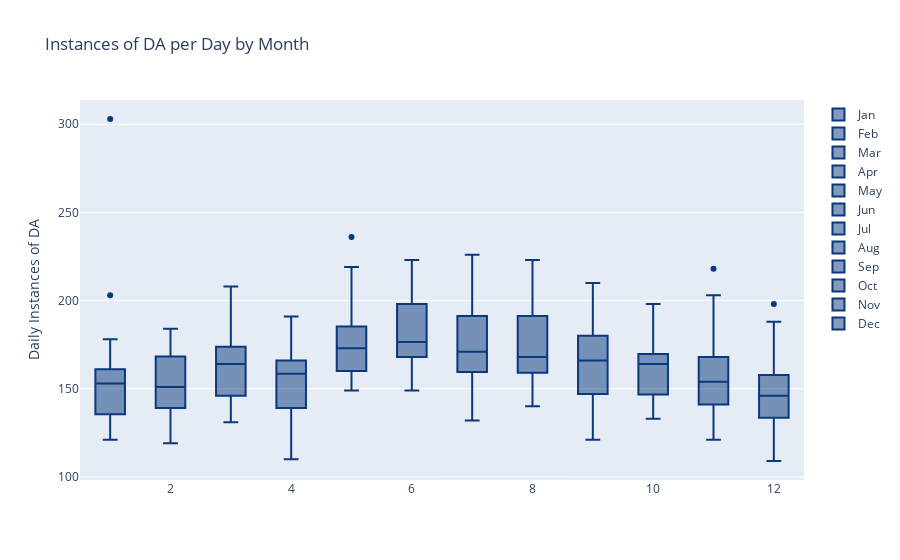

Source (notebook cell):
### Code cell
# boxplots per month
# trend line of mean and std per month



fig = go.Figure()
for i in range(1,13):
    date_object = datetime.strptime(str(i),'%m')
    mname = date_object.strftime('%b') 


    fig.add_trace(go.Box(
        y=days_per_month[i].values,
        x=[i]*len(days_per_month[i]),
        name=mname,
        marker_color='rgb(9,56,125)'
    ))

fig.update_layout(
    yaxis_title='Daily Instances of DA',
    title_text='Instances of DA per Day by Month'
)

fig.show()
fig.write_image('../Visuals/DA_Monthly_by_Day.png', engine="kaleido")

### Figure 1 — Plotly figure (JSON) as saved in the notebook; plotly's stock layout.template omitted (floating-point values rounded to 4 significant figures)
{"data": [{"marker": {"color": "rgb(9,56,125)"}, "name": "Jan", "type": "box", "x": [1, 1, 1, 1, 1, 1, 1, 1, 1, 1, 1, 1, 1, 1, 1, 1, 1, 1, 1, 1, 1, 1, 1, 1, 1, 1, 1, 1, 1, 1, 1], "y": [303, 203, 178, 176, 169, 162, 161, 161, 161, 159, 157, 156, 155, 155, 155, 153, 151, 149, 148, 147, 147, 145, 137, 135, 135, 134, 130, 129, 127, 126, 121]}, {"marker": {"color": "rgb(9,56,125)"}, "name": "Feb", "type": "box", "x": [2, 2, 2, 2, 2, 2, 2, 2, 2, 2, 2, 2, 2, 2, 2, 2, 2, 2, 2, 2, 2, 2, 2, 2, 2, 2, 2, 2, 2], "y": [184, 179, 177, 172, 172, 170, 169, 168, 163, 162, 161, 153, 152, 152, 151, 151, 151, 150, 147, 143, 140, 139, 139, 137, 131, 131, 130, 128, 119]}, {"marker": {"color": "rgb(9,56,125)"}, "name": "Mar", "type": "box", "x": [3, 3, 3, 3, 3, 3, 3, 3, 3, 3, 3, 3, 3, 3, 3, 3, 3, 3, 3, 3, 3, 3, 3, 3, 3, 3, 3, 3, 3, 3, 3], "y": [208, 199, 196, 185, 178, 177, 175, 174, 173, 168, 168, 167, 167, 167, 165, 164, 162, 155, 153, 153, 150, 150, 146, 146, 145, 142, 142, 139, 138, 132, 131]}, {"marker": {"color": "rgb(9,56,125)"}, "name": "Apr", "type": "box", "x": [4, 4, 4, 4, 4, 4, 4, 4, 4, 4, 4, 4, 4, 4, 4, 4, 4, 4, 4, 4, 4, 4, 4, 4, 4, 4, 4, 4, 4, 4], "y": [191, 187, 174, 173, 172, 170, 169, 166, 165, 164, 163, 162, 160, 159, 159, 158, 155, 155, 150, 145, 144, 139, 139, 138, 134, 128, 124, 117, 112, 110]}, {"marker": {"color": "rgb(9,56,125)"}, "name": "May", "type": "box", "x": [5, 5, 5, 5, 5, 5, 5, 5, 5, 5, 5, 5, 5, 5, 5, 5, 5, 5, 5, 5, 5, 5, 5, 5, 5, 5, 5, 5, 5, 5, 5], "y": [236, 219, 217, 208, 201, 194, 188, 186, 183, 181, 180, 179, 177, 177, 176, 173, 168, 166, 165, 162, 162, 160, 160, 160, 157, 156, 155, 155, 154, 152, 149]}, {"marker": {"color": "rgb(9,56,125)"}, "name": "Jun", "type": "box", "x": [6, 6, 6, 6, 6, 6, 6, 6, 6, 6, 6, 6, 6, 6, 6, 6, 6, 6, 6, 6, 6, 6, 6, 6, 6, 6, 6, 6, 6, 6], "y": [223, 221, 214, 210, 202, 200, 199, 198, 194, 190, 187, 186, 181, 179, 178, 175, 174, 174, 172, 170, 170, 169, 168, 164, 161, 160, 160, 157, 154, 149]}, {"marker": {"color": "rgb(9,56,125)"}, "name": "Jul", "type": "box", "x": [7, 7, 7, 7, 7, 7, 7, 7, 7, 7, 7, 7, 7, 7, 7, 7, 7, 7, 7, 7, 7, 7, 7, 7, 7, 7, 7, 7, 7, 7, 7], "y": [226, 223, 215, 205, 205, 194, 193, 192, 189, 189, 187, 181, 181, 179, 178, 171, 171, 167, 167, 164, 163, 162, 161, 159, 158, 157, 156, 150, 148, 147, 132]}, {"marker": {"color": "rgb(9,56,125)"}, "name": "Aug", "type": "box", "x": [8, 8, 8, 8, 8, 8, 8, 8, 8, 8, 8, 8, 8, 8, 8, 8, 8, 8, 8, 8, 8, 8, 8, 8, 8, 8, 8, 8, 8, 8, 8], "y": [223, 220, 211, 202, 200, 196, 192, 192, 189, 188, 180, 177, 174, 174, 172, 168, 168, 168, 166, 165, 163, 161, 159, 159, 158, 155, 153, 149, 146, 144, 140]}, {"marker": {"color": "rgb(9,56,125)"}, "name": "Sep", "type": "box", "x": [9, 9, 9, 9, 9, 9, 9, 9, 9, 9, 9, 9, 9, 9, 9, 9, 9, 9, 9, 9, 9, 9, 9, 9, 9, 9, 9, 9, 9, 9], "y": [210, 204, 199, 196, 195, 192, 181, 180, 179, 176, 175, 172, 169, 167, 167, 165, 162, 162, 161, 159, 158, 152, 147, 145, 144, 143, 138, 127, 124, 121]}, {"marker": {"color": "rgb(9,56,125)"}, "name": "Oct", "type": "box", "x": [10, 10, 10, 10, 10, 10, 10, 10, 10, 10, 10, 10, 10, 10, 10, 10, 10, 10, 10, 10, 10, 10, 10, 10, 10, 10, 10, 10, 10, 10, 10], "y": [198, 189, 187, 187, 183, 183, 174, 170, 169, 167, 167, 166, 165, 164, 164, 164, 161, 159, 159, 155, 152, 152, 149, 146, 144, 142, 141, 140, 135, 133, 133]}, {"marker": {"color": "rgb(9,56,125)"}, "name": "Nov", "type": "box", "x": [11, 11, 11, 11, 11, 11, 11, 11, 11, 11, 11, 11, 11, 11, 11, 11, 11, 11, 11, 11, 11, 11, 11, 11, 11, 11, 11, 11, 11, 11], "y": [218, 203, 186, 183, 179, 177, 171, 168, 168, 167, 163, 162, 158, 158, 154, 154, 153, 153, 147, 146, 145, 144, 141, 134, 134, 132, 128, 125, 124, 121]}, {"marker": {"color": "rgb(9,56,125)"}, "name": "Dec", "type": "box", "x": [12, 12, 12, 12, 12, 12, 12, 12, 12, 12, 12, 12, 12, 12, 12, 12, 12, 12, 12, 12, 12, 12, 12, 12, 12, 12, 12, 12, 12, 12, 12], "y": [198, 188, 181, 174, 165, 158, 158, 158, 157, 157, 155, 155, 154, 152, 150, 146, 146, 143, 142, 140, 138, 138, 138, 132, 129, 128, 126, 126, 125, 121, 109]}], "layout": {"title": {"text": "Instances of DA per Day by Month"}, "yaxis": {"title": {"text": "Daily Instances of DA"}}}}
